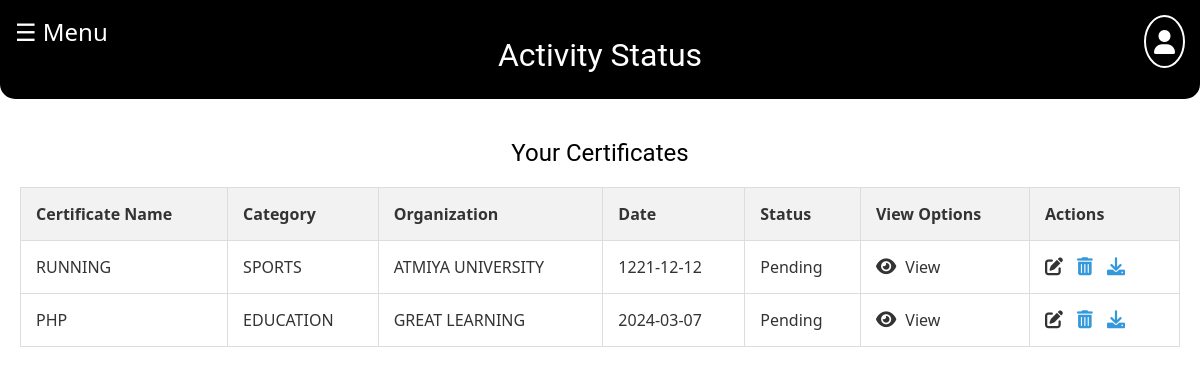
The page /UserDashboard/activity.php (signed in) on the database its author committed.
### tables this page shows
CREATE TABLE `certificates` (
  `certificate_id` int(11) NOT NULL,
  `user_id` int(11) DEFAULT NULL,
  `organization` varchar(255) NOT NULL,
  `category` varchar(50) NOT NULL,
  `certificate_name` varchar(255) NOT NULL,
  `date` date NOT NULL,
  `file_path` varchar(255) NOT NULL,
  `created_at` timestamp NOT NULL DEFAULT current_timestamp(),
  `validation_status` enum('Pending','Validated','Rejected') NOT NULL DEFAULT 'Pending'
);

### UserDashboard/activity.php (the view, shortened to what this page needs)
<?php
include('db.php');
$userToken = $_SESSION['user_token'];
$sql = "SELECT user_id, username FROM users WHERE token = '$userToken'";
$result = $conn->query($sql);
if ($result->num_rows > 0) {
    $userRow = $result->fetch_assoc();
    $userId = $userRow['user_id'];
} else {
    header("Location: login.php");
    exit();
}
$sqlCertificates = "SELECT * FROM certificates WHERE user_id = '$userId' AND (validation_status = 'Pending' OR validation_status = 'Rejected')";
$resultCertificates = $conn->query($sqlCertificates);
?>
<!DOCTYPE html>
<html lang="en">
<head>
    <link rel="stylesheet" href="css/activity.css">
    <link rel="stylesheet" href="https://cdnjs.cloudflare.com/ajax/libs/font-awesome/5.15.3/css/all.min.css"
>
</head>
<body>
    <?php
    $pageTitle = "Activity Status";
    include('header.php');
    ?>
    <div class="certificates-container">
        <h2>Your Certificates</h2>
        <table class="certificate-table">
            <thead>
                <tr>
                    <th>Certificate Name</th>
                    <th>Category</th>
                    <th>Organization</th>
                    <th>Date</th>
                    <th>Status</th>
                    <th>View Options</th>
                    <th>Actions</th>
                </tr>
            </thead>
            <tbody>
                <?php
                while ($certificateRow = $resultCertificates->fetch_assoc()) {
                    echo "<tr>";
                    echo "<td>" . htmlspecialchars($certificateRow['certificate_name']) . "</td>";
                    echo "<td>" . htmlspecialchars($certificateRow['category']) . "</td>";
                    echo "<td>" . htmlspecialchars($certificateRow['organization']) . "</td>";
                    echo "<td>" . htmlspecialchars($certificateRow['date']) . "</td>";
                    echo "<td>" . htmlspecialchars($certificateRow['validation_status']) . "</td>";
                    echo "<td>
                        <div class='action-box' onclick='openViewLightbox(\"" . htmlspecialchars($certificateRow['file_path']) . "\", \"" . htmlspecialchars($certificateRow['certificate_name']) . "\")'>
                            <i class='fas fa-eye'></i> View
                        </div>
                        </td>";
                    echo "<td>
                            <div class='action-box' onclick='openEditLightbox(" . $certificateRow['certificate_id'] . ", \"" . htmlspecialchars($certificateRow['certificate_name']) . "\", \"" . htmlspecialchars($certificateRow['category']) . "\", \"" . htmlspecialchars($certificateRow['organization']) . "\", \"" . htmlspecialchars($certificateRow['date']) . "\", \"" . htmlspecialchars($certificateRow['file_path']) . "\")'><i class='fas fa-edit'></i></div>
                            <div class='action-box'><a href='delete_certificate.php?id=" . $certificateRow['certificate_id'] . "'><i class='fas fa-trash-alt'></i></a></div>
                            <div class='action-box'><a href='download_certificate.php?id=" . $certificateRow['certificate_id'] . "'><i class='fas fa-download'></i></a></div>
                        </td>";
                    echo "</tr>";
                }
                ?>
            </tbody>
        </table>
    </div>
    <?php include('footer.php'); ?>
</body>
</html>

### UserDashboard/header.php (shortened to what this page needs)
<!DOCTYPE html>
<html lang="en">
<head>
    <link rel="stylesheet" href="css/styles.css">
    <link rel="stylesheet" href="https://cdnjs.cloudflare.com/ajax/libs/font-awesome/6.0.0/css/all.min.css">
</head>
<body>
    <header>
        <span id="menu-icon" onclick="toggleNav()">&#9776; Menu</span>
        <span class="profile-icon" onclick="toggleProfile()"><i class="fas fa-user"></i></span>
        <h1><?php echo $pageTitle; ?></h1>
    </header>

### UserDashboard/footer.php (shortened to what this page needs)
</body>
</html>

### UserDashboard/css/activity.css (style rules this page uses)
body { margin: 0; font-family: Arial, sans-serif; }
.certificates-container { padding: 20px; }
.certificates-container h2 { text-align: center; color: #000; }
.certificate-table { width: 100%; border-collapse: collapse; margin-top: 20px; }
.certificate-table th, .certificate-table td { border: 1px solid #ddd; padding: 15px; text-align: left; }
.certificate-table th { background-color: #f2f2f2; }
.action-box { display: inline-block; margin-right: 5px; }

### UserDashboard/css/styles.css (style rules this page uses)
body { font-family: 'Segoe UI', Tahoma, Geneva, Verdana, sans-serif; background: #fff; color: #333; margin: 0; padding: 0; overflow-x: hidden; transition: background-color 0.5s ease-in-out; }
header { background-color: #000; color: #fff; padding: 15px; text-align: center; position: relative; border-radius: 0 0 15px 15px; transition: background-color 0.5s ease-in-out; }
#menu-icon { font-size: 24px; cursor: pointer; display: block; position: absolute; top: 15px; left: 15px; z-index: 2; color: #fff; transition: color 0.3s ease-in-out; }
.profile-icon { font-size: 24px; cursor: pointer; display: block; position: absolute; top: 15px; right: 15px; z-index: 2; color: #fff; border: 2px solid #fff; border-radius: 50%; padding: 8px; transition: transform 0.3s ease-in-out, border-color 0.3s ease-in-out; }
h1, h2 { font-family: 'Roboto', sans-serif; font-weight: 400; margin-bottom: 10px; color: #fff; }
a { color: #3498db; text-decoration: none; transition: color 0.3s; }

### UserDashboard/activity.php (style rules this page uses)
.action-box { display: inline-block; margin-right: 5px; cursor: pointer; }
.action-box i { font-size: 18px; margin-right: 5px; }

### rows shown on the page
certificates: certificate_name "RUNNING", category "SPORTS", organization "ATMIYA UNIVERSITY", date "1221-12-12", validation_status "Pending"
certificates: certificate_name "PHP", category "EDUCATION", organization "GREAT LEARNING", date "2024-03-07", validation_status "Pending"

### other values the page prints
$pageTitle "Activity Status"
